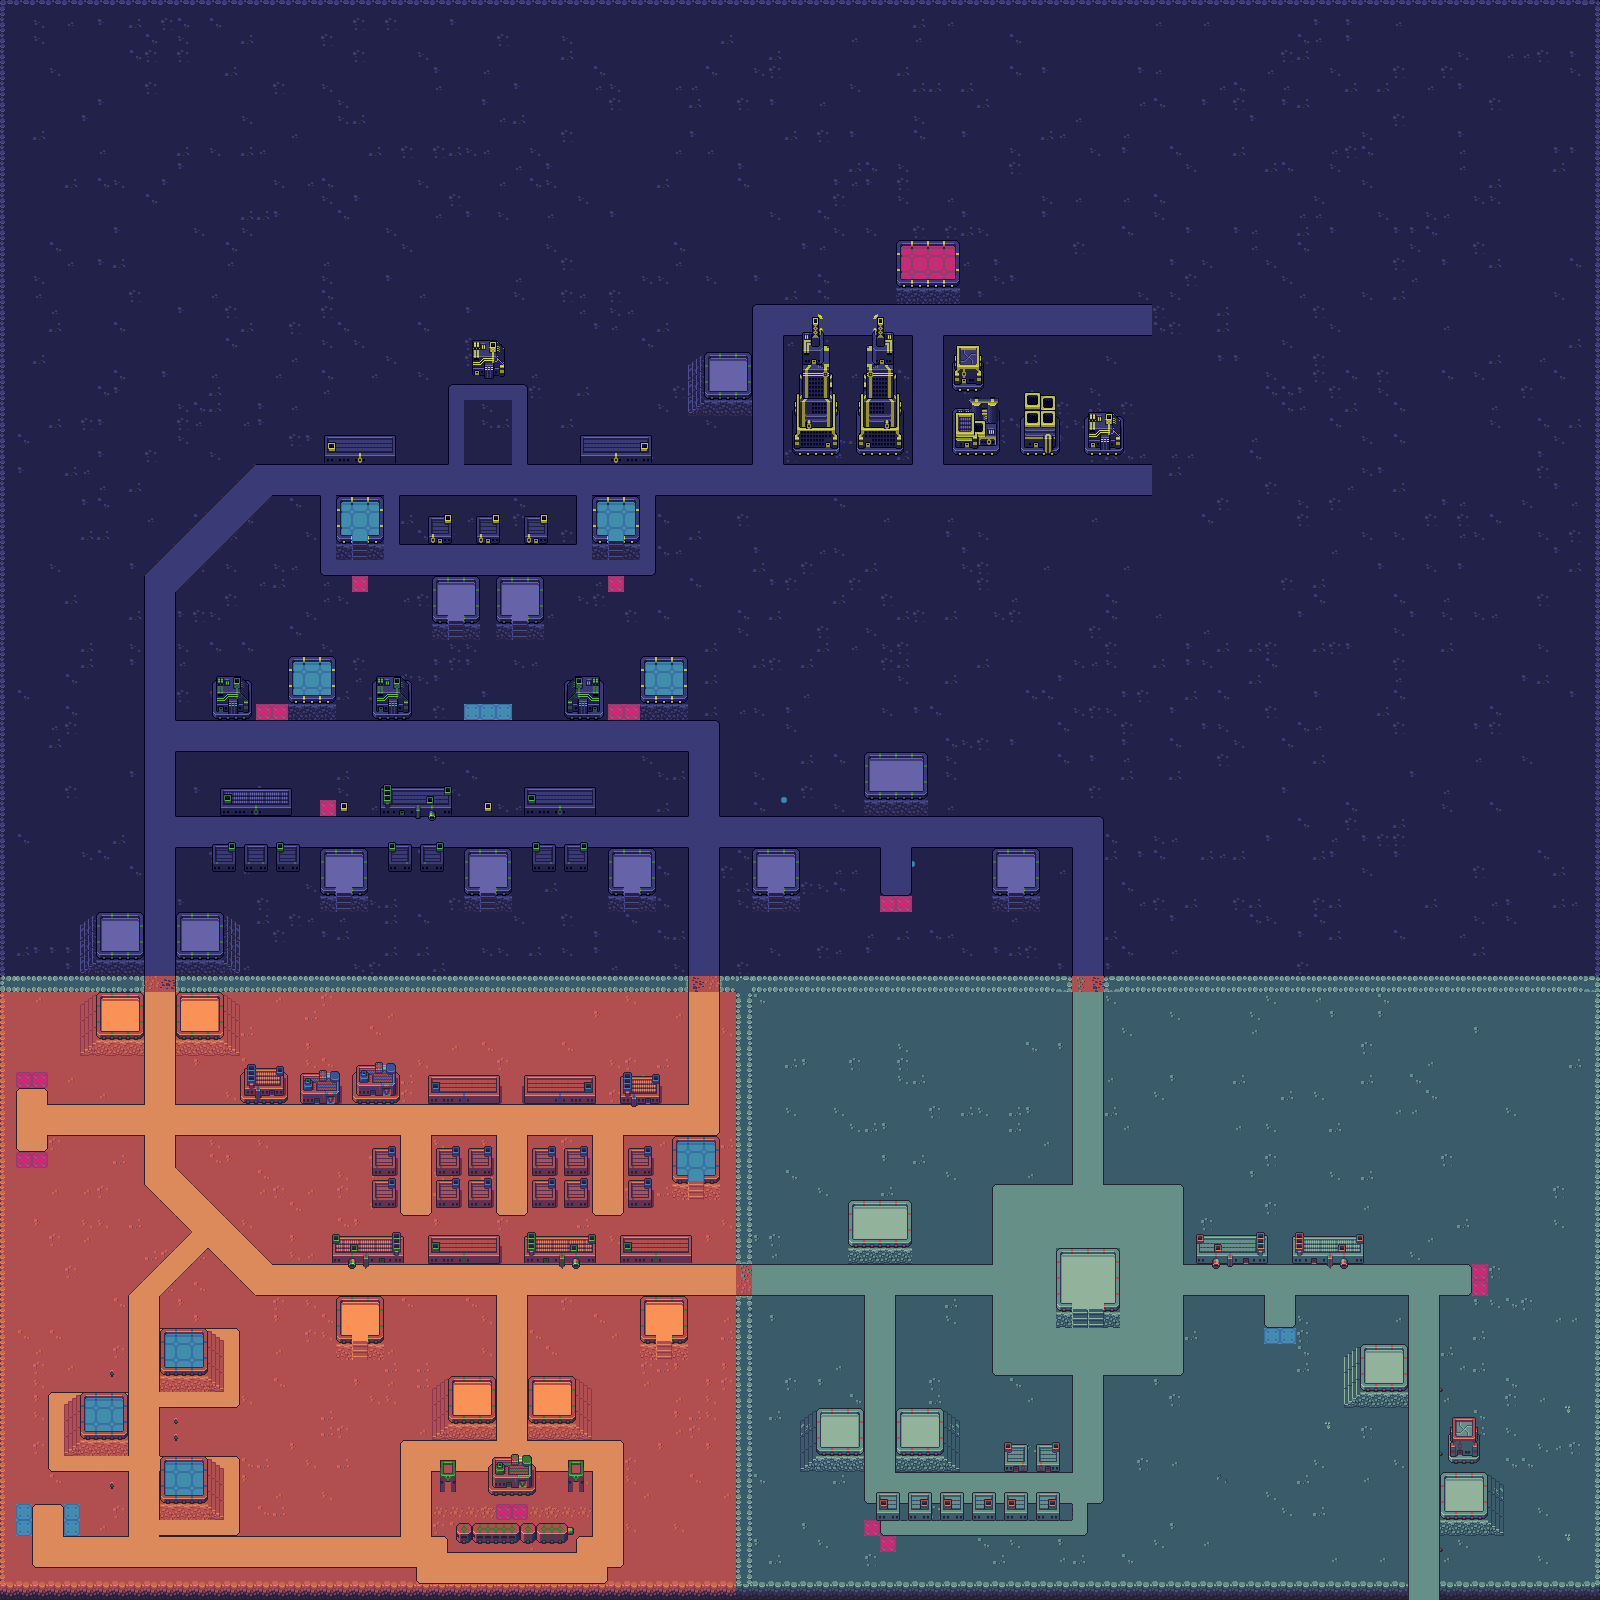

This game map was drawn from its Tiled (.tmx) file and the tilesets committed beside it. A one-line description and the trimmed map source follow:
An orthogonal 100x100 tile map with 16x16 px tiles, 11 tile layers (Background, Road, Upper Road, Towers, ...), 6 tilesets.

<map version="1.4" tiledversion="1.4.2" orientation="orthogonal" renderorder="right-down" width="100" height="100" tilewidth="16" tileheight="16" infinite="0" nextlayerid="15" nextobjectid="1">
 <tileset firstgid="1" source="Assets/SuperTiled2Unity/Tiled/tileset/colony-buildings-ready.tsx" />
 <tileset firstgid="2601" source="Assets/SuperTiled2Unity/Tiled/tileset/colony-buildings-ready.tsx" />
 <tileset firstgid="5201" source="Assets/SuperTiled2Unity/Tiled/tileset/colony-grounds-ready.tsx" />
 <tileset firstgid="6221" source="Assets/SuperTiled2Unity/Tiled/tileset/colony-grounds-ready.tsx" />
 <tileset firstgid="7241" source="Assets/SuperTiled2Unity/Tiled/tileset/colony-other-ready.tsx" />
 <tileset firstgid="8346" source="Assets/SuperTiled2Unity/Tiled/tileset/colony-other-ready.tsx" />
 <layer id="1" name="Background" width="100" height="100">
  <data>[10000 cells, 10000 non-empty, 46 distinct tile ids]</data>
 </layer>
 <layer id="2" name="Road" width="100" height="100">
  <data>[10000 cells, 1408 non-empty, 66 distinct tile ids]</data>
 </layer>
 <layer id="12" name="Upper Road" width="100" height="100">
  <data>[10000 cells, 19 non-empty, 5 distinct tile ids]</data>
 </layer>
 <layer id="6" name="Towers" width="100" height="100" offsetx="-96" offsety="0">
  <data>[10000 cells, 465 non-empty, 81 distinct tile ids]</data>
 </layer>
 <layer id="7" name="Tower Steps" width="100" height="100" offsetx="0" offsety="16.25">
  <data>[10000 cells, 45 non-empty, 5 distinct tile ids]</data>
 </layer>
 <layer id="4" name="Upper Objects" width="100" height="100">
  <data>[10000 cells, 40 non-empty, 10 distinct tile ids]</data>
 </layer>
 <layer id="5" name="Buildings" width="100" height="100" offsetx="8" offsety="8">
  <data>[10000 cells, 346 non-empty, 268 distinct tile ids]</data>
 </layer>
 <layer id="14" name="Buildings Not Staggered (Top)" width="100" height="100">
  <data>[10000 cells, 159 non-empty, 60 distinct tile ids]</data>
 </layer>
 <layer id="13" name="Buildings Not Staggered (Bottom)" width="100" height="100">
  <data>[10000 cells, 36 non-empty, 6 distinct tile ids]</data>
 </layer>
 <group id="10" name="Upper Buildings" offsetx="24" offsety="-47">
  <layer id="8" name="Upper Buildings" width="100" height="100">
   <data>[10000 cells, 24 non-empty, 4 distinct tile ids]</data>
  </layer>
  <layer id="9" name="Upper Buildings 2" width="100" height="100" offsetx="-96" offsety="8">
   <data>[10000 cells, 12 non-empty, 2 distinct tile ids]</data>
  </layer>
 </group>
</map>
